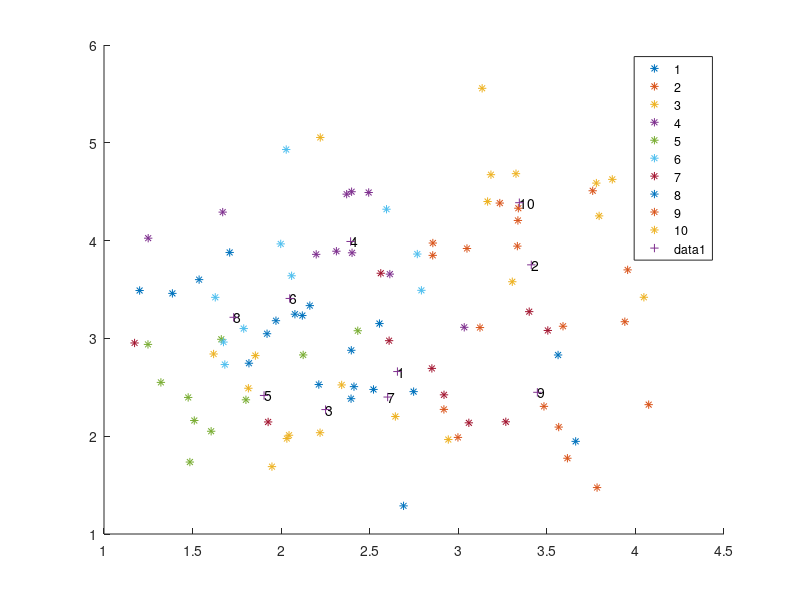

Write MATLAB code to recreate this figure.
close all;

sigma = eye(2,2);
mu = [2, 3];
r = mvnrnd(mu, sigma, 10);
m1 = size(r, 1);
leg1 = num2cell(r);
figure  
hold on
for c = 1:m1
  ncr = mvnrnd([r(c,1), r(c,2)], sigma/5, 10);
  plot(ncr(:,1), ncr(:,2), '*')
  text(r(c,1), r(c,2), num2str(c))
end
legend(strread(num2str(1:10),'%s'))
plot(r(:,1), r(:,2), '+')

hold off
